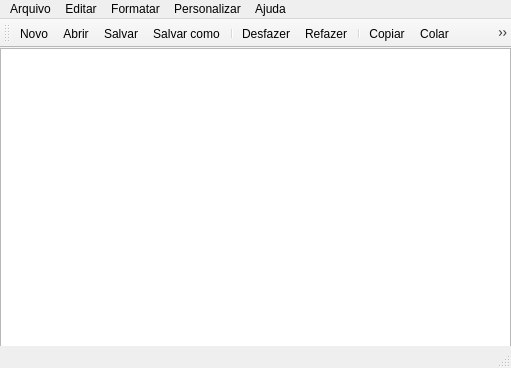
<?xml version="1.0" encoding="UTF-8"?>
<ui version="4.0">
 <class>MainWindow</class>
 <widget class="QMainWindow" name="MainWindow">
  <property name="geometry">
   <rect>
    <x>0</x>
    <y>0</y>
    <width>511</width>
    <height>368</height>
   </rect>
  </property>
  <property name="windowTitle">
   <string>MainWindow</string>
  </property>
  <widget class="QWidget" name="centralwidget">
   <widget class="QTextEdit" name="textEdit">
    <property name="geometry">
     <rect>
      <x>0</x>
      <y>0</y>
      <width>511</width>
      <height>311</height>
     </rect>
    </property>
   </widget>
  </widget>
  <widget class="QMenuBar" name="menubar">
   <property name="geometry">
    <rect>
     <x>0</x>
     <y>0</y>
     <width>511</width>
     <height>21</height>
    </rect>
   </property>
   <widget class="QMenu" name="menuArquivo">
    <property name="title">
     <string>Arquivo</string>
    </property>
    <addaction name="actionNovo"/>
    <addaction name="actionAbrir"/>
    <addaction name="actionSalvar"/>
    <addaction name="actionSalvar_como"/>
    <addaction name="separator"/>
    <addaction name="actionImprimir"/>
    <addaction name="separator"/>
    <addaction name="actionSair"/>
   </widget>
   <widget class="QMenu" name="menuEditar">
    <property name="title">
     <string>Editar</string>
    </property>
    <addaction name="separator"/>
    <addaction name="actionDesfazer"/>
    <addaction name="actionRefazer"/>
    <addaction name="separator"/>
    <addaction name="actionCopiar"/>
    <addaction name="actionColar"/>
    <addaction name="actionRecortar"/>
    <addaction name="separator"/>
    <addaction name="actionPesquisar"/>
   </widget>
   <widget class="QMenu" name="menuAjuda">
    <property name="title">
     <string>Ajuda</string>
    </property>
    <addaction name="actionSobre"/>
    <addaction name="actionAutor"/>
   </widget>
   <widget class="QMenu" name="menuFormatar">
    <property name="title">
     <string>Formatar</string>
    </property>
    <addaction name="actionFonte"/>
    <addaction name="actionCor"/>
    <addaction name="actionCor_Fundo_Letras"/>
   </widget>
   <widget class="QMenu" name="menuPersonalizar">
    <property name="title">
     <string>Personalizar</string>
    </property>
    <addaction name="actionCor_Fundo"/>
    <addaction name="actionTemas"/>
    <addaction name="actionTela_Cheia"/>
   </widget>
   <addaction name="menuArquivo"/>
   <addaction name="menuEditar"/>
   <addaction name="menuFormatar"/>
   <addaction name="menuPersonalizar"/>
   <addaction name="menuAjuda"/>
  </widget>
  <widget class="QStatusBar" name="statusbar"/>
  <widget class="QToolBar" name="toolBar">
   <property name="windowTitle">
    <string>toolBar</string>
   </property>
   <attribute name="toolBarArea">
    <enum>TopToolBarArea</enum>
   </attribute>
   <attribute name="toolBarBreak">
    <bool>false</bool>
   </attribute>
   <addaction name="actionNovo"/>
   <addaction name="actionAbrir"/>
   <addaction name="actionSalvar"/>
   <addaction name="actionSalvar_como"/>
   <addaction name="separator"/>
   <addaction name="actionDesfazer"/>
   <addaction name="actionRefazer"/>
   <addaction name="separator"/>
   <addaction name="actionCopiar"/>
   <addaction name="actionColar"/>
   <addaction name="actionRecortar"/>
   <addaction name="separator"/>
   <addaction name="actionPesquisar"/>
   <addaction name="actionSobre"/>
   <addaction name="separator"/>
   <addaction name="actionSair"/>
  </widget>
  <action name="actionSalvar">
   <property name="icon">
    <iconset resource="arqRecursos.qrc">
     <normaloff>:/icons/icon_salvar.png</normaloff>:/icons/icon_salvar.png</iconset>
   </property>
   <property name="text">
    <string>Salvar</string>
   </property>
  </action>
  <action name="actionSalvar_como">
   <property name="icon">
    <iconset resource="arqRecursos.qrc">
     <normaloff>:/icons/icon_salvar_como.png</normaloff>:/icons/icon_salvar_como.png</iconset>
   </property>
   <property name="text">
    <string>Salvar como...</string>
   </property>
  </action>
  <action name="actionNovo">
   <property name="icon">
    <iconset resource="arqRecursos.qrc">
     <normaloff>:/icons/icon_novo_arq_2.png</normaloff>:/icons/icon_novo_arq_2.png</iconset>
   </property>
   <property name="text">
    <string>Novo</string>
   </property>
  </action>
  <action name="actionAbrir">
   <property name="icon">
    <iconset resource="arqRecursos.qrc">
     <normaloff>:/icons/icon_abrir_arq.png</normaloff>:/icons/icon_abrir_arq.png</iconset>
   </property>
   <property name="text">
    <string>Abrir</string>
   </property>
  </action>
  <action name="actionSair">
   <property name="icon">
    <iconset resource="arqRecursos.qrc">
     <normaloff>:/icons/icon_fechar.png</normaloff>:/icons/icon_fechar.png</iconset>
   </property>
   <property name="text">
    <string>Fechar</string>
   </property>
  </action>
  <action name="actionCopiar">
   <property name="icon">
    <iconset resource="arqRecursos.qrc">
     <normaloff>:/icons/icon_copiar.png</normaloff>:/icons/icon_copiar.png</iconset>
   </property>
   <property name="text">
    <string>Copiar</string>
   </property>
  </action>
  <action name="actionColar">
   <property name="icon">
    <iconset resource="arqRecursos.qrc">
     <normaloff>:/icons/icon_colar.png</normaloff>:/icons/icon_colar.png</iconset>
   </property>
   <property name="text">
    <string>Colar</string>
   </property>
  </action>
  <action name="actionRecortar">
   <property name="icon">
    <iconset resource="arqRecursos.qrc">
     <normaloff>:/icons/icon_recortar.png</normaloff>:/icons/icon_recortar.png</iconset>
   </property>
   <property name="text">
    <string>Recortar</string>
   </property>
  </action>
  <action name="actionDesfazer">
   <property name="icon">
    <iconset resource="arqRecursos.qrc">
     <normaloff>:/icons/icon_desfazer.png</normaloff>:/icons/icon_desfazer.png</iconset>
   </property>
   <property name="text">
    <string>Desfazer </string>
   </property>
  </action>
  <action name="actionRefazer">
   <property name="icon">
    <iconset resource="arqRecursos.qrc">
     <normaloff>:/icons/icon_refazer.png</normaloff>:/icons/icon_refazer.png</iconset>
   </property>
   <property name="text">
    <string>Refazer</string>
   </property>
  </action>
  <action name="actionPesquisar">
   <property name="icon">
    <iconset resource="arqRecursos.qrc">
     <normaloff>:/icons/icon_pesquisar.png</normaloff>:/icons/icon_pesquisar.png</iconset>
   </property>
   <property name="text">
    <string>Pesquisar</string>
   </property>
  </action>
  <action name="actionSobre">
   <property name="icon">
    <iconset resource="arqRecursos.qrc">
     <normaloff>:/icons/icon_ajuda.png</normaloff>:/icons/icon_ajuda.png</iconset>
   </property>
   <property name="text">
    <string>Sobre</string>
   </property>
  </action>
  <action name="actionFonte">
   <property name="text">
    <string>Fonte</string>
   </property>
  </action>
  <action name="actionCor">
   <property name="text">
    <string>Cor da Fonte</string>
   </property>
  </action>
  <action name="actionCor_Fundo">
   <property name="text">
    <string>Cor de Fundo</string>
   </property>
  </action>
  <action name="actionTemas">
   <property name="text">
    <string>Temas</string>
   </property>
  </action>
  <action name="actionTela_Cheia">
   <property name="text">
    <string>Tela Cheia</string>
   </property>
  </action>
  <action name="actionCor_Fundo_Letras">
   <property name="text">
    <string>Cor Fundo Letras</string>
   </property>
  </action>
  <action name="actionImprimir">
   <property name="icon">
    <iconset resource="arqRecursos.qrc">
     <normaloff>:/icons/icon_imprimir.png</normaloff>:/icons/icon_imprimir.png</iconset>
   </property>
   <property name="text">
    <string>Imprimir</string>
   </property>
  </action>
  <action name="actionAutor">
   <property name="text">
    <string>Autor</string>
   </property>
  </action>
 </widget>
 <resources>
  <include location="arqRecursos.qrc"/>
 </resources>
 <connections/>
</ui>
